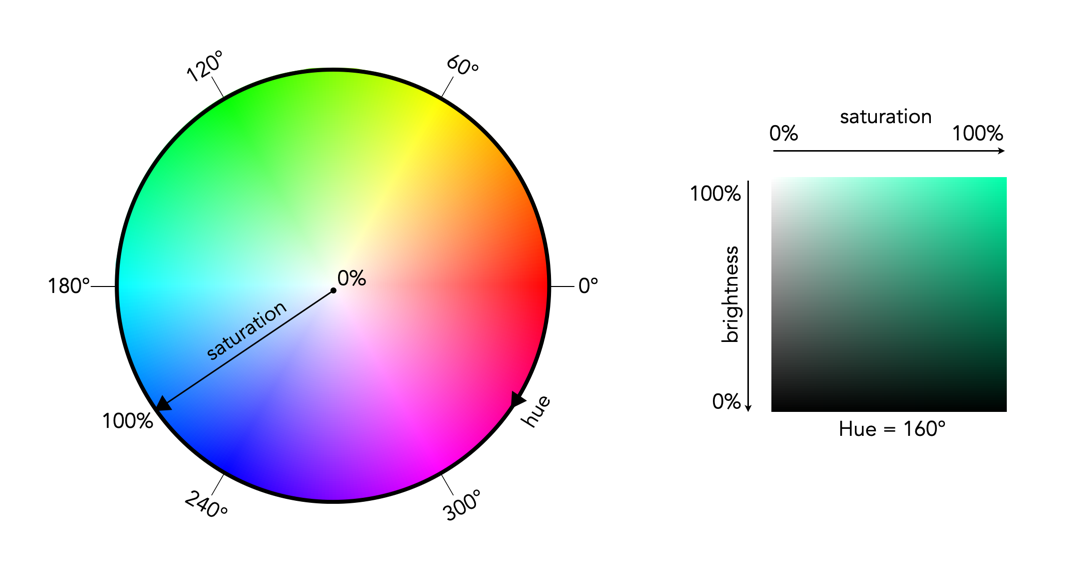
#> input picture data_processing/media/hsb_colourspace3-1.png, 1089 x 570 px, found by its file name
$ jupyter execute HSV_color_space.ipynb
#> lines starting #> are read from the running program, lines starting #| are printed output that depends on the picture
[cell 1]
import cv2
import matplotlib.pyplot as plt
import numpy as np, os

BGR = cv2.imread(os.path.join('data_processing','media','hsb_colourspace3-1.png'), flags=cv2.IMREAD_COLOR)
#> BGR is the input picture: shape (570, 1089, 3); mean B, G, R 217.8, 219.6, 214.2
hsv = cv2.cvtColor(BGR, cv2.COLOR_BGR2HSV)
#> hsv: shape (570, 1089, 3); mean H, S, V 28, 50.9, 239.3
RGB = cv2.cvtColor(BGR, cv2.COLOR_BGR2RGB)

fig, ax = plt.subplots(2,2, figsize = (15,7))
ax = ax.flatten()
ax[0].imshow(RGB)
ax[0].axis('off')
ax[0].set_title('RGB')
for channel in range(3):
    im = ax[channel+1].imshow(hsv[:,:,channel], 'gray')
    ax[channel+1].axis('off')
    ax[channel+1].set_title(f'channel: {channel}')
#> `[cell 1] import cv2 import matplotlib.pyplot as plt import numpy as np..`:
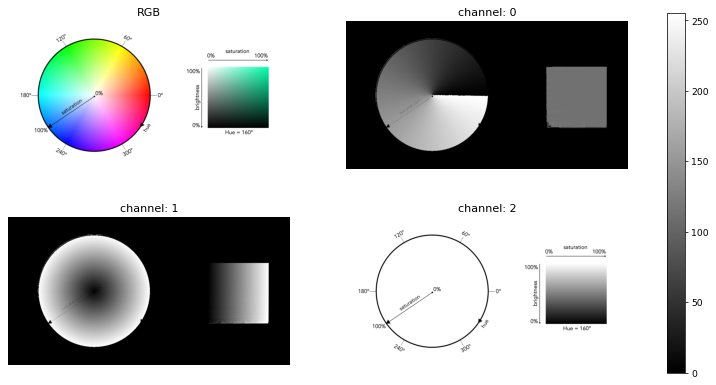
#> figure drawn by matplotlib, 5 panels
fg_color = 'black'
fig.colorbar(im, ax=ax.ravel().tolist())
# [5 lines of commented-out code are left out]
